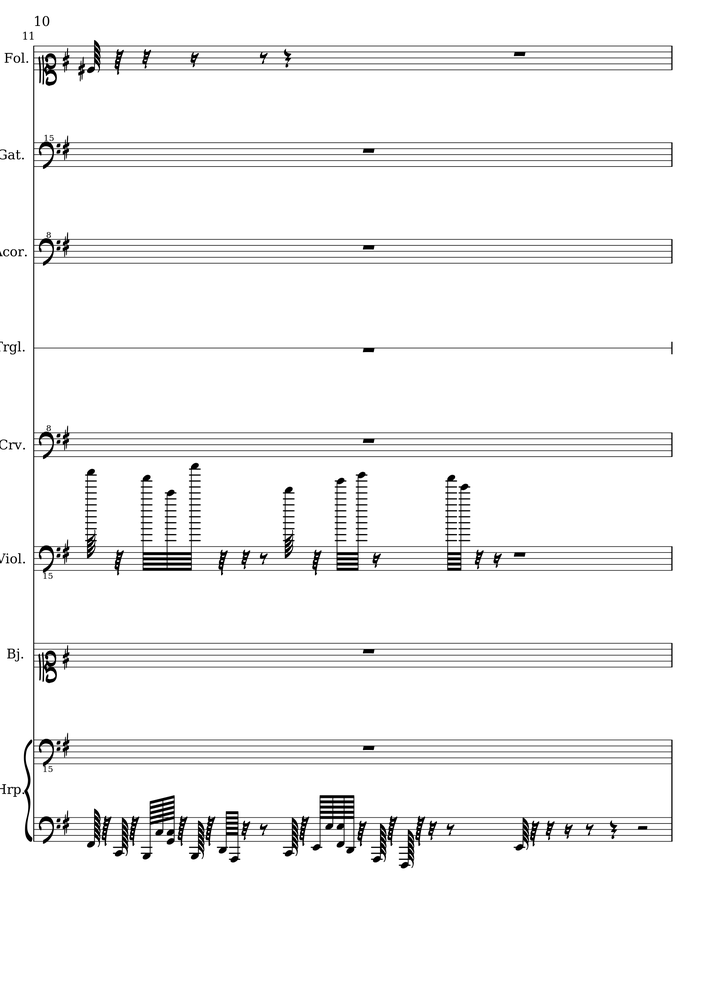
#> input picture samples/lg-16336832-aug-lilyjazz--page-10.png, 706 x 999 px, shrunk from 1960 x 2772 before the run; its folder holds only this picture in this run
$ jupyter execute staffline_detection.ipynb
#> lines starting #> are read from the running program, lines starting #| are printed output that depends on the picture; after the words box and inside, x2 and y2 are one past the last pixel; in counts of white or black regions, pixels touching at a corner belong together
[cell 1]
from PIL import Image
import numpy as np
from scipy.ndimage import convolve
import matplotlib.pyplot as plt

def detect_staff_lines(input_path, output_path,
                       gray_threshold=250, horizontal_kernel_width=100,
                       line_response_threshold=10, min_black_pixel_ratio=0.5):

    # === 图像预处理 ===
#> called with gray_threshold = 250, horizontal_kernel_width = 100, line_response_threshold = 10, min_black_pixel_ratio = 0.5
    img = Image.open(input_path).convert('L')
    img_np = np.array(img)
    binary = (img_np < gray_threshold).astype(np.uint8)
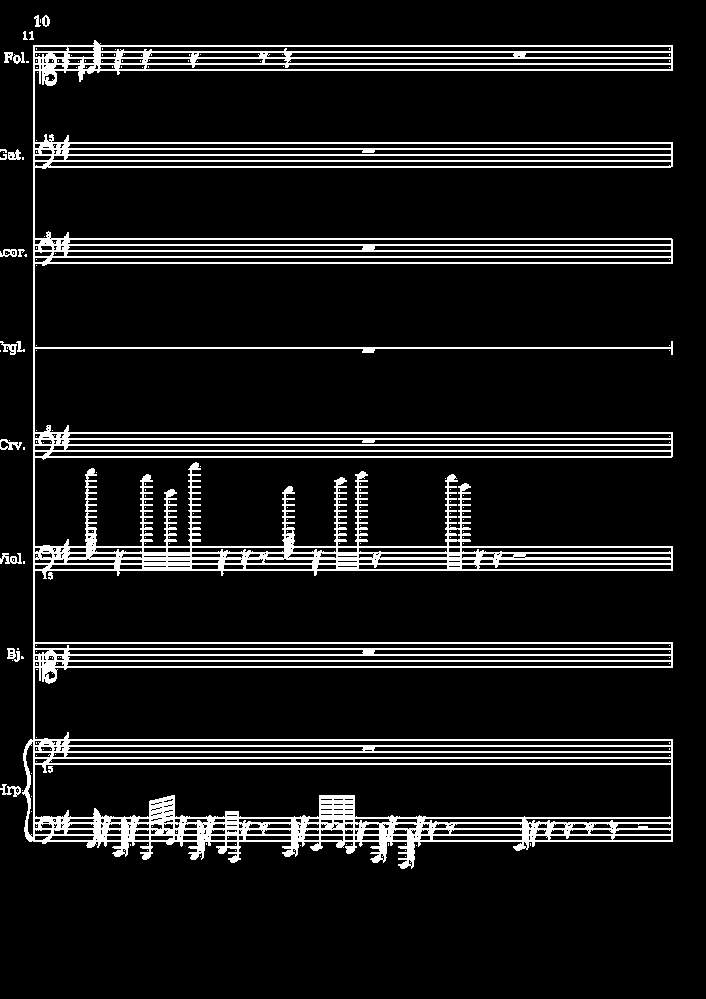
#> binary: shape (999, 706); values 0 (black) and 1 (white), 10.1% white in thin lines or dots, all inside (x1, y1, x2, y2) = (0, 15, 673, 869)

    # 卷积检测水平线
    horizontal_kernel = np.ones((1, horizontal_kernel_width), dtype=np.uint8)
    response = convolve(binary, horizontal_kernel)
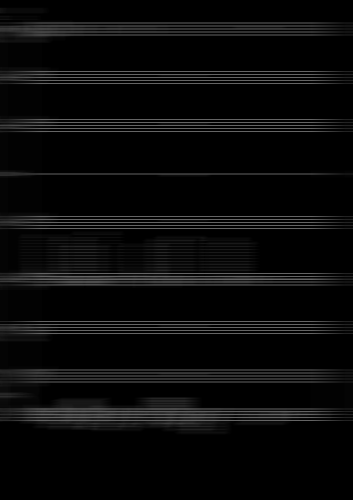
#> response: shape (999, 706) (shown at 1/2 size); min 0, max 100, mean 10.1
    line_candidates = (response > line_response_threshold).astype(np.uint8)
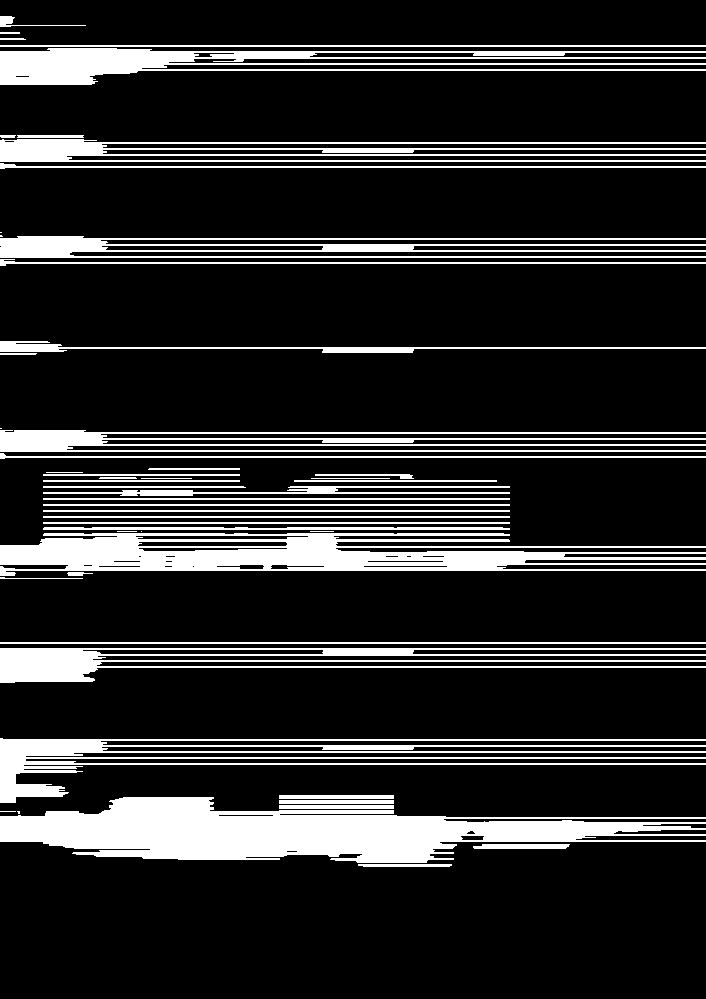
#> line_candidates: shape (999, 706); values 0 (black) and 1 (white), 16.5% white; 52 white regions (6 under 20 px), largest, box (x1, y1, x2, y2) and area: (0, 797, 706, 863) 25719, (0, 533, 706, 576) 17208, (0, 48, 706, 85) 10247

    # 黑色像素数量过滤
    image_width = img_np.shape[1]
    min_black_pixels_per_row = int(min_black_pixel_ratio * image_width)

    valid_line_y_coords = [
        y for y in range(binary.shape[0])
        if np.max(line_candidates[y]) > 0 and np.sum(binary[y]) >= min_black_pixels_per_row
    ]
#> valid_line_y_coords = 83 values from 45 to 841

    # 可视化 & 保存结果
    output_rgb = np.stack([img_np]*3, axis=-1)
#> output_rgb is the input picture: shape (999, 706, 3); min 0, max 255, mean 244.1
    for y in valid_line_y_coords:
        output_rgb[y, :, 0] = 255  # Red
        output_rgb[y, :, 1] = 0
        output_rgb[y, :, 2] = 0
#> this loop made 83 passes
#> y on passes 1 to 8: 45, 46, 51, 52, 57, 58, 63, 64
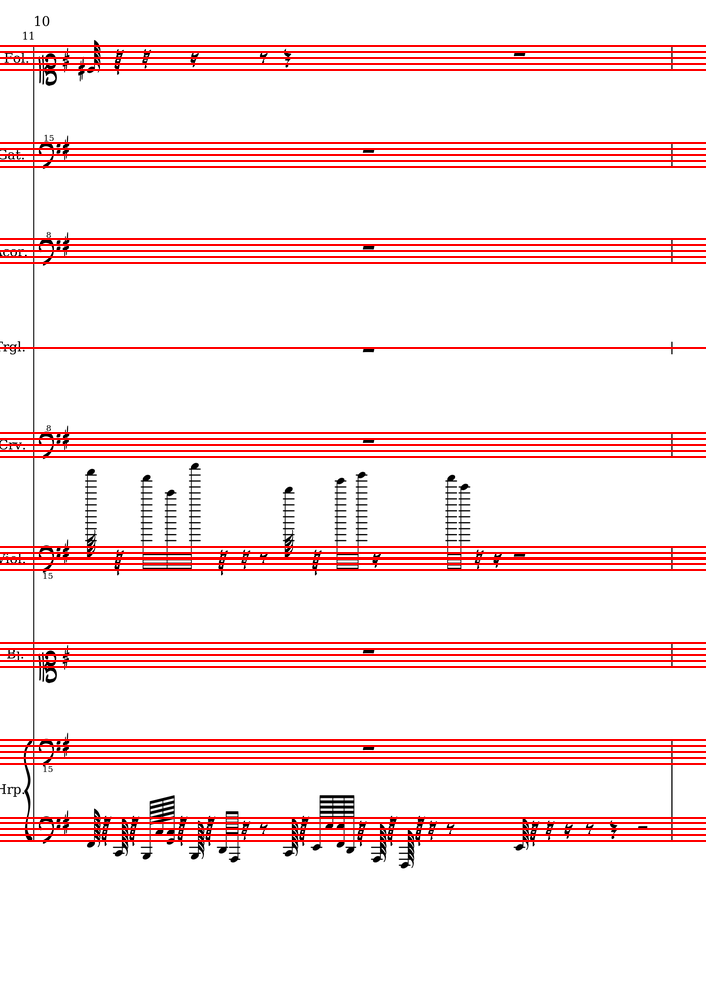
#> output_rgb: shape (999, 706, 3); 8.31% of pixels changed, all inside (x1, y1, x2, y2) = (0, 45, 706, 842); drawn as R, G, B

    # 保存图像
    result_img = Image.fromarray(output_rgb)
    result_img.save(output_path)
    print(f"[✓] Staff lines saved to {output_path}")

$ run again, on samples/lg-5230237-aug-gutenberg1939--page-2.png
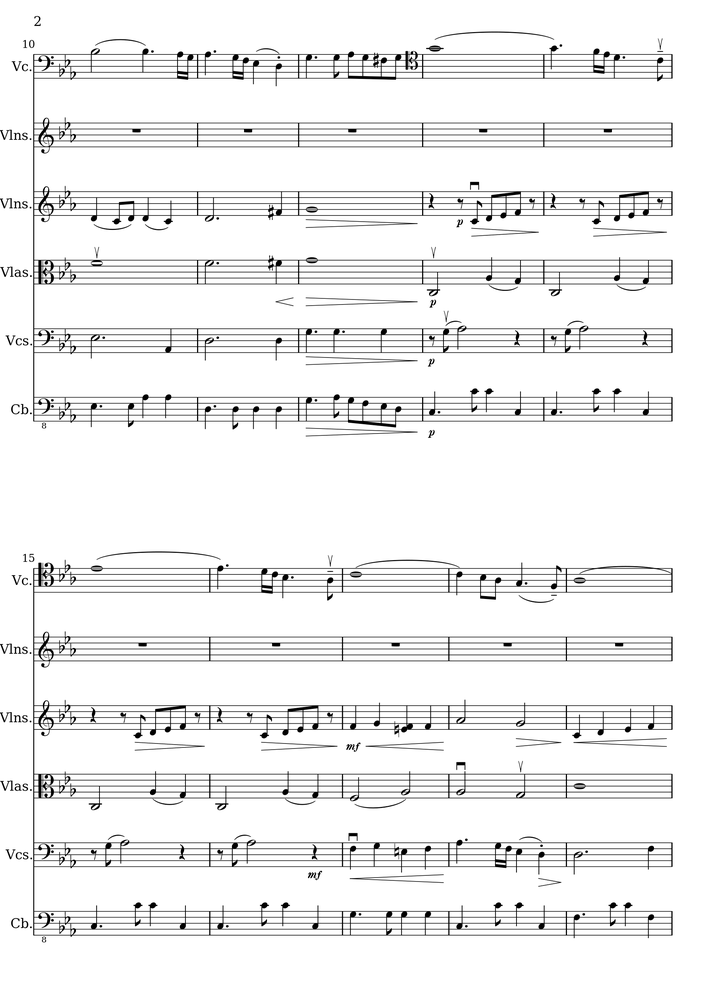
#> input picture samples/lg-5230237-aug-gutenberg1939--page-2.png, 706 x 999 px, shrunk from 1960 x 2772 before the run
#> in detect_staff_lines, `binary = (img_np < gray_threshold).astype(np.uint8)`:
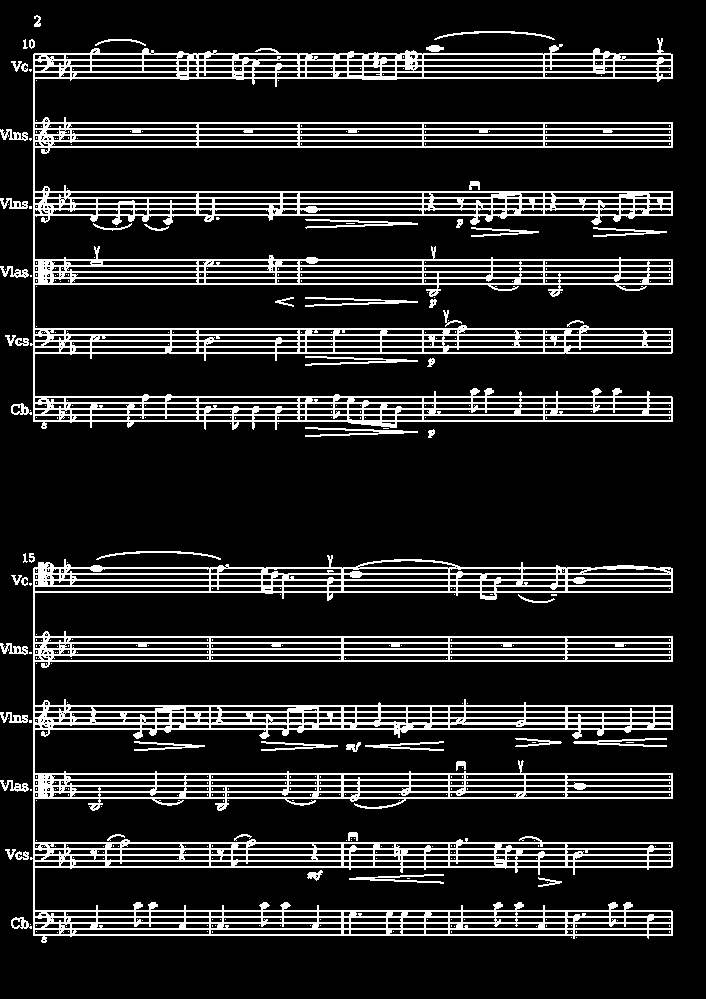
#> binary: shape (999, 706); values 0 (black) and 1 (white), 14.9% white in thin lines or dots, all inside (x1, y1, x2, y2) = (0, 15, 673, 943)
#> line_candidates: shape (999, 706); values 0 (black) and 1 (white), 25.7% white; 91 white regions (27 under 20 px), largest, box (x1, y1, x2, y2) and area: (0, 186, 706, 228) 17367, (0, 46, 706, 80) 16182, (0, 700, 706, 736) 15864
#> valid_line_y_coords = 121 values from 53 to 935
#> in detect_staff_lines, output_rgb is the input picture: shape (999, 706, 3); min 0, max 255, mean 239.8
#> the loop in detect_staff_lines, `for y in valid_line_y_coords:` made 121 passes
#> y on passes 1 to 8: 53, 54, 59, 60, 65, 66, 71, 72
#> after the loop in detect_staff_lines, `for y in valid_line_y_coords:`:
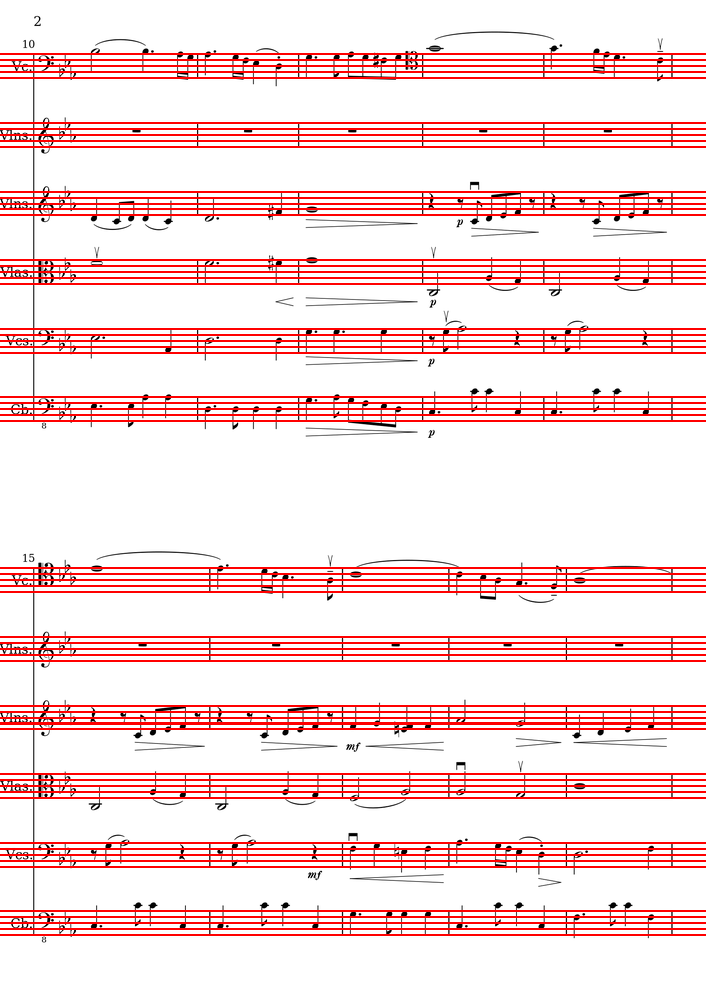
#> output_rgb: shape (999, 706, 3); 12.11% of pixels changed, all inside (x1, y1, x2, y2) = (0, 53, 706, 936); drawn as R, G, B
